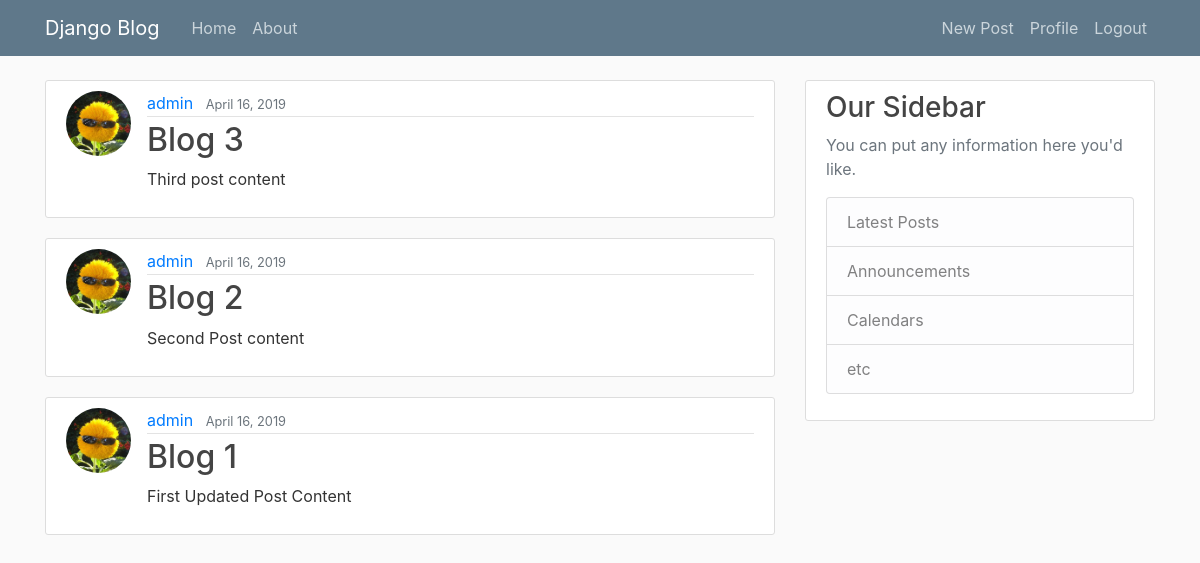
Before: / (signed in) with the older database file.
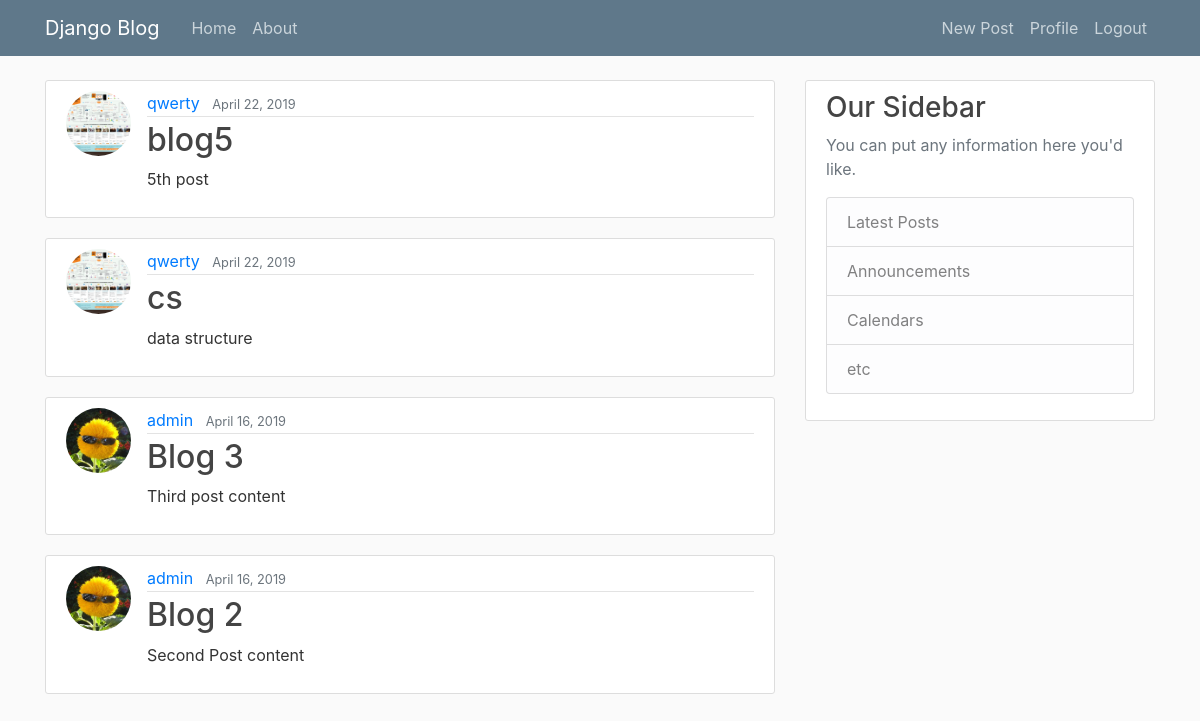
After: the same page with the newer database file.
### blog/models.py (models this page shows, shortened)
class Post(models.Model):
    title = models.CharField(max_length=100)
    content = models.TextField()
    date_posted = models.DateTimeField(default=timezone.now)
    author = models.ForeignKey(User, on_delete=models.CASCADE) # on_delete-> when a user is deleted delete their post also

### users/models.py (models this page shows, shortened)
class Profile(models.Model):
    user = models.OneToOneField(User, on_delete=models.CASCADE)
    image = models.ImageField(default='default.jpeg', upload_to='profile_pics')

### blog/views.py (the view)
# urls.py: path('', PostListView.as_view(), name='blog-home'),
class PostListView(ListView):
    model = Post
    template_name = 'blog/home.html' # <app>/<model>_<viewtype>.html
    context_object_name = 'posts'
    ordering = ['-date_posted']
    paginate_by = 10

### templates/blog/home.html
{% extends "blog/base.html" %}
{% block content%}
    {% for post in posts %}
		<article class="media content-section">
          <img class="rounded-circle article-img" src="{{ post.author.profile.image.url }}">
		  <div class="media-body">
			<div class="article-metadata">
			  <a class="mr-2" href="#">{{ post.author }}</a>
			  <small class="text-muted">{{ post.date_posted|date:"F d, Y" }}</small>
			</div>
			<h2><a class="article-title" href="{% url 'post-detail' post.id %}">{{ post.title }}</a></h2>
			<p class="article-content">{{ post.content }}</p>
		  </div>
		</article>
    {% endfor %}
{% endblock content %}

Changed rows visible on the page:
removed Post: author.profile.image (picture), author "admin", date_posted "April 16, 2019", title "Blog 1", content "First Updated Post Content"
added Post: author.profile.image (picture), author "qwerty", date_posted "April 22, 2019", title "blog5", content "5th post"
added Post: author.profile.image (picture), author "qwerty", date_posted "April 22, 2019", title "cs", content "data structure"
